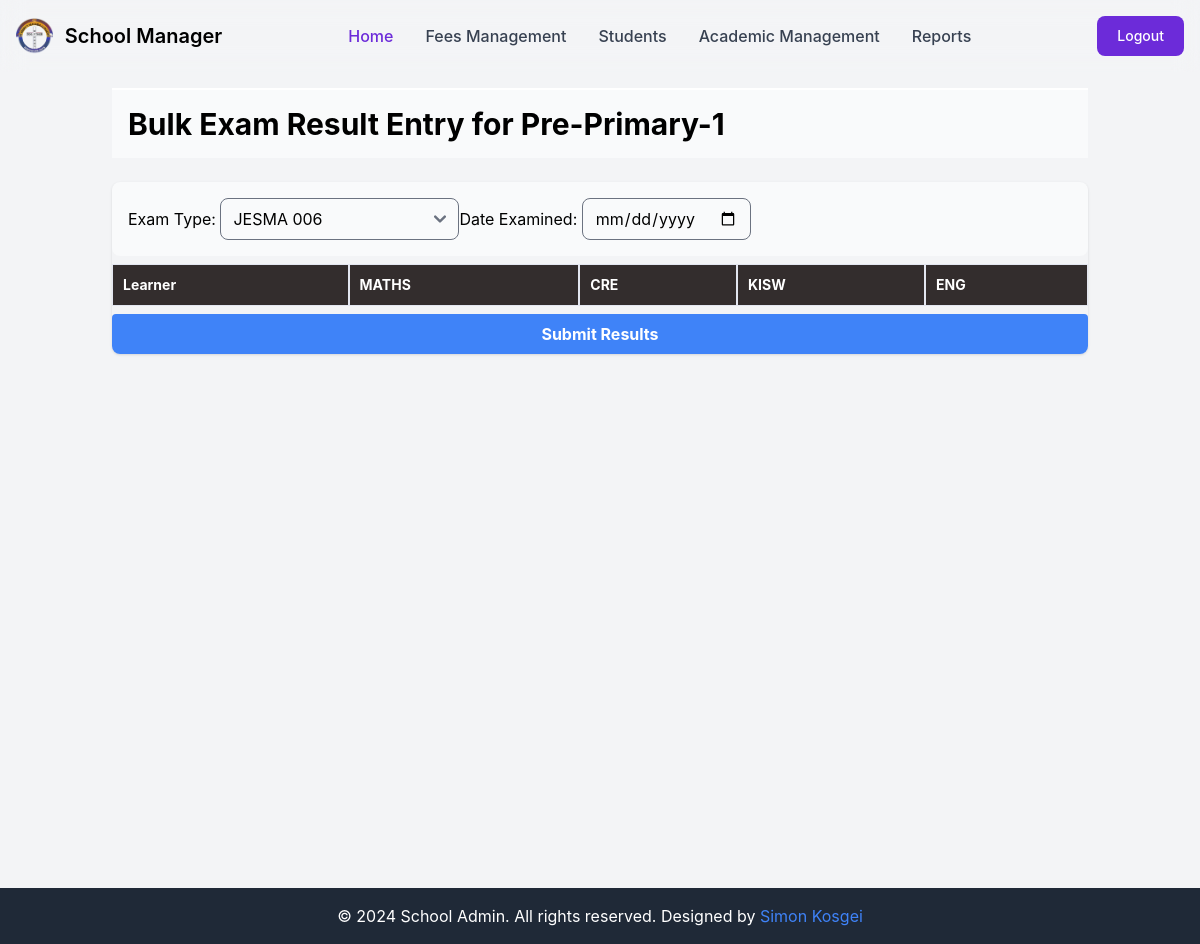
Before: /control/bulk-exam-result-entry/1/ (signed in) with the older database file.
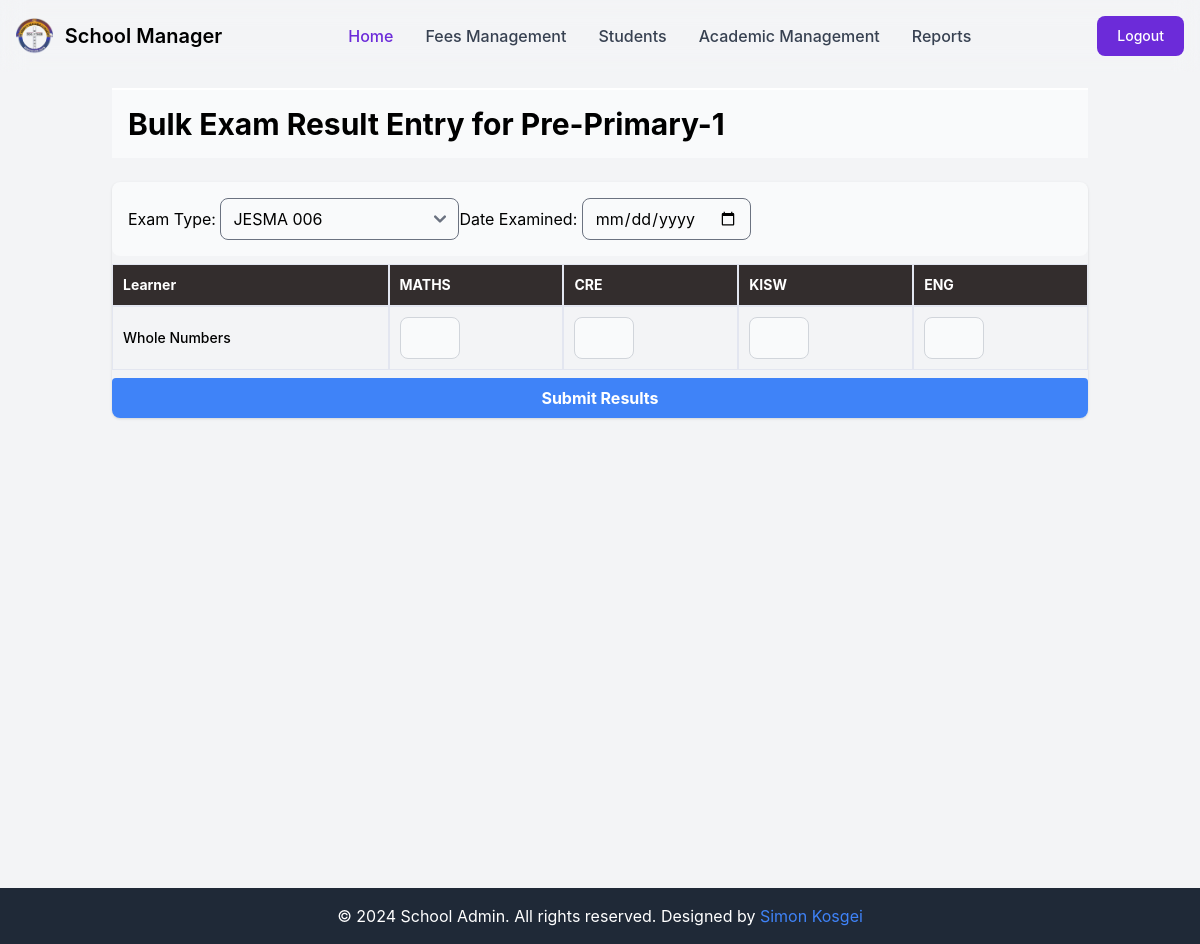
After: the same page with the newer database file.
### exams/models.py (models this page shows, shortened)
class Subject(models.Model):
    name = models.CharField(max_length=100)
    subject_id = models.AutoField(primary_key=True)
    grades = models.ManyToManyField(Grade, related_name='subjects')

### learners/models.py (models this page shows, shortened)
class LearnerRegister(models.Model):
    GENDER_CHOICES = [
        ('Male', 'Male'),
        ('Female', 'Female'),
    ]
    register_date = models.DateTimeField(auto_now_add=True)
    learner_id = models.IntegerField(unique=True)
    date_of_birth = models.DateField()
    name = models.CharField(max_length=100)
    grade = models.ForeignKey(Grade, on_delete=models.CASCADE, related_name='learners', default='1')
    gender = models.CharField(max_length=100, choices=GENDER_CHOICES)
    name_of_parent = models.CharField(max_length=100, default='Parent')
    parent_contact = models.CharField(max_length=100, default='Contact')
    fee_balance = models.DecimalField(max_digits=10, decimal_places=2, default=0)
    maize_balance = models.DecimalField(max_digits=10, decimal_places=2, default=0)
    beans_balance = models.DecimalField(max_digits=10, decimal_places=2, default=0)

### administrator/views.py (the view, shortened to what this page needs)
# urls.py: path('bulk-exam-result-entry/<int:grade_id>/', bulk_exam_result_entry_grade, name='bulk_exam_result_entry_grade'),
@login_required
def bulk_exam_result_entry_grade(request, grade_id):
    grade = get_object_or_404(Grade, id=grade_id)
    learners = LearnerRegister.objects.filter(grade=grade)
    subjects = grade.subjects.all()
    exam_types = ExamType.objects.all()
    existing_scores = {}
    for learner in learners:
        learner_scores = {}
        for subject in subjects:
            try:
                result = ExamResult.objects.get(learner_id=learner, subject=subject)
                learner_scores[subject.subject_id] = result.score
            except ExamResult.DoesNotExist:
                pass
        if learner_scores:
            existing_scores[learner.id] = learner_scores
    context = {
        'grade': grade,
        'learners': learners,
        'subjects': subjects,
        'exam_types': exam_types,
        'existing_scores': existing_scores,
    }
    return render(request, 'admin/bulk_exam_result_entry_grade.html', context)

### templates/admin/bulk_exam_result_entry_grade.html (shortened to what the changed rows need)
<head>
</head>
{% extends 'admin/base.html' %}
{% load custom_filters %}
{% block extra_css %}
<link rel="stylesheet" type="text/css" href="https://cdn.datatables.net/1.10.24/css/dataTables.bootstrap4.min.css">
{% endblock %}
{% block content %}
<div class="container-fluid">
    <h2 class="text-3xl font-bold mb-6 p-4 bg-gray-50 dark:bg-gray-900 dark:text-white border-t-2 border-white">Bulk Exam Result Entry for {{ grade.grade_name }}</h2>
    <form method="post">
        <div class="flex flex-col rounded-lg shadow overflow-hidden">
            <div class="overflow-x-auto sm:-mx-6 lg:-mx-8">
            <div class="inline-block min-w-full py-2 sm:px-6 lg:px-8">
            <div class="sticky-table-container">
                <table class="table table-bordered min-w-full text-left text-sm font-light text-surface dark:text-white sticky-table" id="dataTable" width="100%" cellspacing="0">
                    <thead class="sticky top-0 border-b border-neutral-200 bg-[#332D2D] font-medium text-white dark:border-white/10">
                        <tr>
                            <th scope="col" class="px-6 py-4">Learner</th>
                            {% for subject in subjects %}
                                <th scope="col" class=" px-6 py-4">{{ subject.name }}</th>
                            {% endfor %}
                        </tr>
                    </thead>
                    <tbody>
                        {% for learner in learners %}
                        <tr class="border-b border-neutral-200 dark:border-white/10">
                            <td class="whitespace-nowrap px-6 py-4 font-medium">{{ learner.name }}</td>
                            {% for subject in subjects %}
                                <td class="whitespace-nowrap  px-6 py-4">
                                    {% if learner.id in existing_scores and subject.subject_id in existing_scores|get_item:learner.id %}
                                        <input class="bg-gray-50 border border-gray-300 text-gray-900 text-sm rounded-lg focus:ring-blue-500 focus:border-blue-500 block p-2.5 dark:bg-gray-700 dark:border-gray-600 dark:placeholder-gray-400 dark:text-white dark:focus:ring-blue-500 dark:focus:border-blue-500" type="number" name="score_{{ learner.id }}_{{ subject.subject_id }}" value="{{ existing_scores|get_item:learner.id|get_item:subject.subject_id }}" readonly>
                                    {% else %}
                                        <input class="bg-gray-50 border border-gray-300 text-gray-900 text-sm rounded-lg focus:ring-blue-500 focus:border-blue-500 block p-2.5 dark:bg-gray-700 dark:border-gray-600 dark:placeholder-gray-400 dark:text-white dark:focus:ring-blue-500 dark:focus:border-blue-500" type="number" name="score_{{ learner.id }}_{{ subject.subject_id }}" min="0" max="100" step="1">
                                    {% endif %}
                                </td>
                            {% endfor %}
                        </tr>
                        {% endfor %}
                    </tbody>
                </table>
                </div>
            </div>
        </div>
        </div>
    </form>
</div>
{% endblock %}

Changed rows visible on the page:
added LearnerRegister: name "Whole Numbers"
